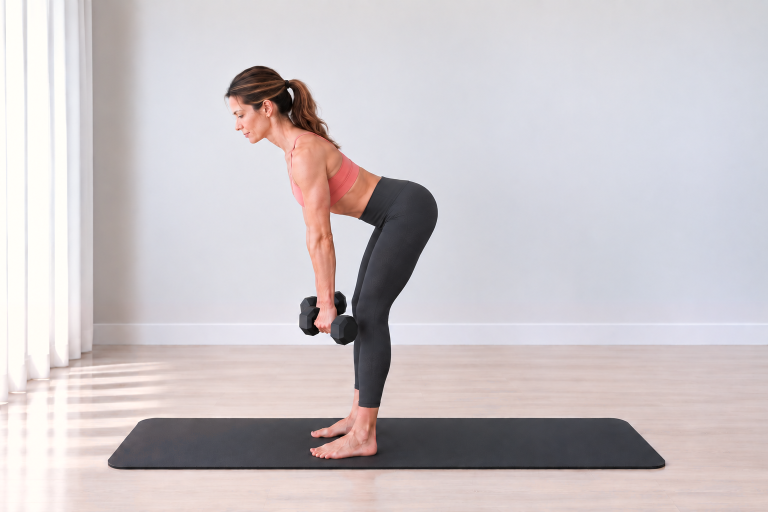
#> input picture Pilates Assets/02_Exercise_Cards/Bent Over Row/bent_over_row_start.png, 1536 x 1024 px, found by its file name (shown at 1/2 size)
$ python build_bent_over_row_cards.py
#> lines starting #> are read from the running program, lines starting #| are printed output that depends on the picture
#> in draw_guide, start is the input picture: PIL image 1536x1024 RGB; mean R, G, B 203.2, 196.4, 199.4
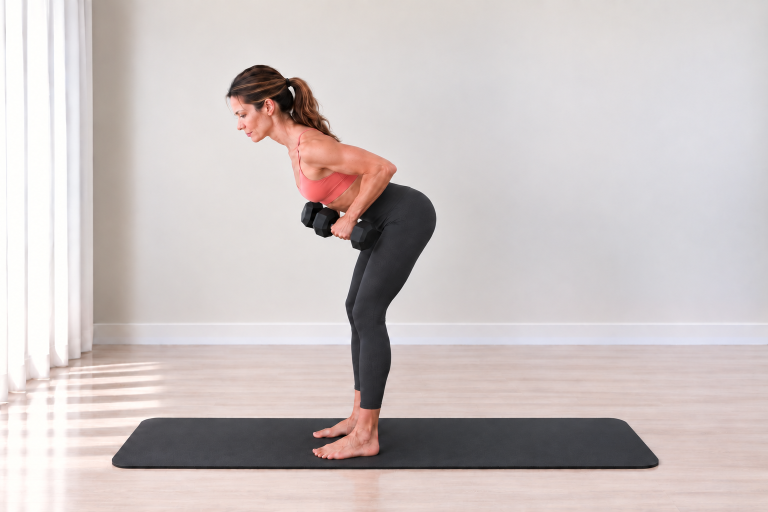
#> input picture Pilates Assets/02_Exercise_Cards/Bent Over Row/bent_over_row_hero.png, 1536 x 1024 px, found by its file name (shown at 1/2 size)
#> in draw_guide, hero is the input picture: PIL image 1536x1024 RGB; mean R, G, B 204.2, 195.3, 194.5
# -*- coding: utf-8 -*-
import sys
from pathlib import Path
from PIL import Image, ImageDraw, ImageFont

BASE = Path(__file__).resolve().parent
START = BASE / "bent_over_row_start.png"
HERO = BASE / "bent_over_row_hero.png"
GUIDE = BASE / "bent_over_row_guide_card_v02.png"
STEP = BASE / "bent_over_row_step_by_step_v02.png"

FONT_REG = r"C:\Windows\Fonts\arial.ttf"
FONT_BOLD = r"C:\Windows\Fonts\arialbd.ttf"

BG = (244, 251, 250)
WHITE = (255, 255, 255)
INK = (36, 45, 48)
MUTED = (88, 103, 106)
TURQ = (28, 181, 176)
TURQ_DARK = (0, 124, 124)
BORDER = (202, 230, 228)
PILL_BG = (228, 247, 245)
WARN_BG = (255, 246, 244)
WARN_BORDER = (247, 203, 198)
WARN = (213, 86, 80)


def f(size, bold=False):
    return ImageFont.truetype(FONT_BOLD if bold else FONT_REG, size)


def text_box(draw, text, font):
    box = draw.textbbox((0, 0), text, font=font)
    return box[2] - box[0], box[3] - box[1]


def wrap(draw, text, font, width):
    lines = []
    for paragraph in text.split("\n"):
        words = paragraph.split()
        line = ""
        for word in words:
            candidate = word if not line else f"{line} {word}"
            if text_box(draw, candidate, font)[0] <= width:
                line = candidate
            else:
                if line:
                    lines.append(line)
                line = word
        if line:
            lines.append(line)
    return lines


def draw_wrap(draw, xy, text, font, fill, width, gap=7):
    x, y = xy
    for line in wrap(draw, text, font, width):
        draw.text((x, y), line, font=font, fill=fill)
        y += text_box(draw, line, font)[1] + gap
    return y


def card(draw, box, radius=24, fill=WHITE, outline=BORDER, width=2):
    draw.rounded_rectangle(box, radius=radius, fill=fill, outline=outline, width=width)


def cover_crop(img, size, y_bias=0.0):
#> called with size = (680, 393), y_bias = 0.22
    w, h = img.size
#> w = 1536; h = 1024
    tw, th = size
    scale = max(tw / w, th / h)
#> scale = 0.443
    nw, nh = int(round(w * scale)), int(round(h * scale))
#> nw = 680; nh = 453
    resized = img.resize((nw, nh), Image.LANCZOS)
    left = (nw - tw) // 2
#> left = 0
    center_top = (nh - th) / 2
#> center_top = 30
    top = int(round(center_top + y_bias * max(0, nh - th)))
#> top = 43
    top = max(0, min(top, nh - th))
    return resized.crop((left, top, left + tw, top + th))


def paste_photo(canvas, img, xy, size, radius=20, y_bias=0.2):
    crop = cover_crop(img, size, y_bias).convert("RGBA")
    mask = Image.new("L", size, 0)
#> mask: PIL image 680x393 L; every value is 0
    md = ImageDraw.Draw(mask)
    md.rounded_rectangle((0, 0, size[0], size[1]), radius=radius, fill=255)
    canvas.paste(crop, xy, mask)
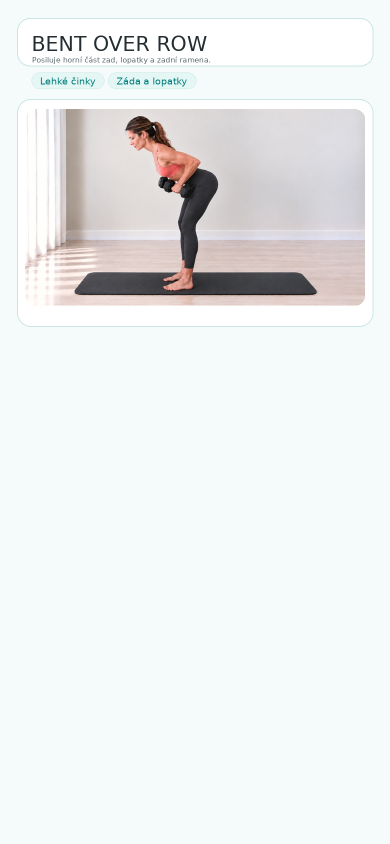
#> canvas: PIL image 780x1688 RGB (shown at 1/2 size); mean R, G, B 235.1, 238.6, 237.8


def pill(draw, x, y, text):
    font = f(19, True)
    tw, th = text_box(draw, text, font)
    draw.rounded_rectangle((x, y, x + tw + 34, y + 32), radius=16, fill=PILL_BG, outline=BORDER, width=1)
    draw.text((x + 17, y + 6), text, font=font, fill=TURQ_DARK)
    return x + tw + 46


def number(draw, x, y, value, r=16, fill=TURQ):
    draw.ellipse((x, y, x + 2 * r, y + 2 * r), fill=fill)
    font = f(17, True)
    tw, th = text_box(draw, value, font)
    draw.text((x + r - tw / 2, y + r - th / 2 - 1), value, font=font, fill=WHITE)


def draw_warning_icon(draw, x, y, size=22):
    pts = [(x + size / 2, y), (x + size, y + size), (x, y + size)]
    draw.line([pts[0], pts[1], pts[2], pts[0]], fill=WARN, width=3)
    draw.line((x + size / 2, y + 7, x + size / 2, y + 14), fill=WARN, width=3)
    draw.ellipse((x + size / 2 - 1.5, y + 18, x + size / 2 + 1.5, y + 21), fill=WARN)


def draw_info_icon(draw, kind, x, y, size=22):
    if kind == "breath":
        draw.arc((x, y + 2, x + size, y + size), 40, 315, fill=TURQ_DARK, width=3)
        draw.line((x + size - 3, y + 7, x + size, y + 2), fill=TURQ_DARK, width=3)
        draw.line((x + size - 3, y + 7, x + size - 9, y + 6), fill=TURQ_DARK, width=3)
    elif kind == "focus":
        draw.ellipse((x + 2, y + 2, x + size - 2, y + size - 2), outline=TURQ_DARK, width=3)
        draw.ellipse((x + 8, y + 8, x + size - 8, y + size - 8), fill=TURQ_DARK)
    else:
        draw.arc((x + 1, y + 3, x + size - 1, y + size - 1), 200, 35, fill=TURQ_DARK, width=3)
        draw.line((x + size - 2, y + size / 2, x + size - 7, y + size / 2 - 5), fill=TURQ_DARK, width=3)
        draw.line((x + size - 2, y + size / 2, x + size - 8, y + size / 2 + 4), fill=TURQ_DARK, width=3)


def draw_guide():
    start = Image.open(START).convert("RGB")
    hero = Image.open(HERO).convert("RGB")
    im = Image.new("RGB", (780, 1688), BG)
    d = ImageDraw.Draw(im)

    card(d, (34, 36, 746, 132), radius=26)
    d.text((63, 63), "BENT OVER ROW", font=f(41, True), fill=INK)
    d.text(
        (64, 111),
        "Posiluje horní část zad, lopatky a zadní ramena.",
        font=f(15),
        fill=MUTED,
    )
    pill(d, 63, 145, "Lehké činky")
    pill(d, 216, 145, "Záda a lopatky")

    card(d, (34, 198, 746, 653), radius=28)
    paste_photo(im, hero, (50, 218), (680, 393), radius=22, y_bias=0.22)

    mini = [
        ("1", "START", "Činky pod rameny", start),
        ("2", "PŘÍTAH", "Lokty dozadu", hero),
        ("3", "NÁVRAT", "Kontrolovaně dolů", start),
    ]
    mini_y, mini_w, mini_h, gap = 684, 220, 194, 20
    for idx, (num, title, body, pic) in enumerate(mini):
        x = 34 + idx * (mini_w + gap + 20)
        if idx == 1:
            x = 280
        elif idx == 2:
            x = 526
        card(d, (x, mini_y, x + mini_w, mini_y + mini_h), radius=20)
        paste_photo(im, pic, (x + 12, mini_y + 12), (mini_w - 24, 104), radius=14, y_bias=0.15)
        number(d, x + 14, mini_y + 14, num)
        tw, _ = text_box(d, title, f(18, True))
        d.text((x + (mini_w - tw) / 2, mini_y + 125), title, font=f(18, True), fill=INK)
        tw, _ = text_box(d, body, f(16))
        d.text((x + (mini_w - tw) / 2, mini_y + 153), body, font=f(16), fill=MUTED)
#> this loop made 3 passes
#> (num, title, body) on passes 1 to 3: ('1', 'START', 'Činky pod rameny'), ('2', 'PŘÍTAH', 'Lokty dozadu'), ('3', 'NÁVRAT', 'Kontrolovaně dolů')
#> pass 1, in paste_photo (call 2), `crop = cover_crop(img, size, y_bias).convert("RGBA")`:
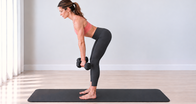
#> crop: PIL image 196x104 RGBA; mean R, G, B, A 198.6, 191.7, 195, 255

    infos = [
        ("breath", "DECH", "Výdech při přítahu.\nNádech při návratu."),
        ("focus", "ZAMĚŘ SE", "Záda dlouhá, ramena\ndaleko od uší."),
        ("repeat", "OPAKOVÁNÍ", "Plynule podle dávky\nv tréninku."),
    ]
    info_y, info_w, info_h = 918, 220, 142
    for idx, (icon, title, body) in enumerate(infos):
        x = 34 + idx * 240
        card(d, (x, info_y, x + info_w, info_y + info_h), radius=20)
        draw_info_icon(d, icon, x + 18, info_y + 22, 20)
        d.text((x + 47, info_y + 21), title, font=f(18, True), fill=TURQ_DARK)
        draw_wrap(d, (x + 18, info_y + 62), body, f(18), INK, info_w - 36, gap=5)

    card(d, (34, 1092, 746, 1412), radius=24)
    d.text((63, 1125), "JAK PROVÉST", font=f(28, True), fill=INK)
    steps = [
        "Postav se na šířku kyčlí, lehce pokrč kolena a posuň boky dozadu.",
        "S výdechem veď lokty dozadu těsně kolem trupu a přitáhni činky k dolním žebrům.",
        "S nádechem spouštěj činky kontrolovaně zpět pod ramena bez změny úhlu trupu.",
    ]
    y = 1170
    for idx, text in enumerate(steps, 1):
        number(d, 64, y + 4, str(idx), r=15, fill=(222, 247, 246))
        d.text((76, y + 11), str(idx), font=f(15, True), fill=TURQ_DARK)
        y = draw_wrap(d, (108, y), text, f(21), INK, 585, gap=7) + 17
#> this loop made 3 passes
#> y on passes 1 to 3: 1242, 1316, 1389
#> after the loop, y = 1389

    card(d, (34, 1442, 746, 1618), radius=24, fill=WARN_BG, outline=WARN_BORDER, width=2)
    draw_warning_icon(d, 56, 1466, 22)
    d.text((92, 1462), "HLÍDEJ SI", font=f(21, True), fill=INK)
    draw_wrap(
        d,
        (63, 1510),
        "Nekulať ani nadměrně neprohýbej záda. Nezvedej ramena k uším, neroztahuj lokty do stran a nezalamuj zápěstí.",
        f(21),
        INK,
        635,
        gap=8,
    )
    d.text((54, 1644), "Pilates Body 40+", font=f(13), fill=MUTED)
    im.save(GUIDE)


def draw_step():
    start = Image.open(START).convert("RGB")
    hero = Image.open(HERO).convert("RGB")
    im = Image.new("RGB", (780, 2280), BG)
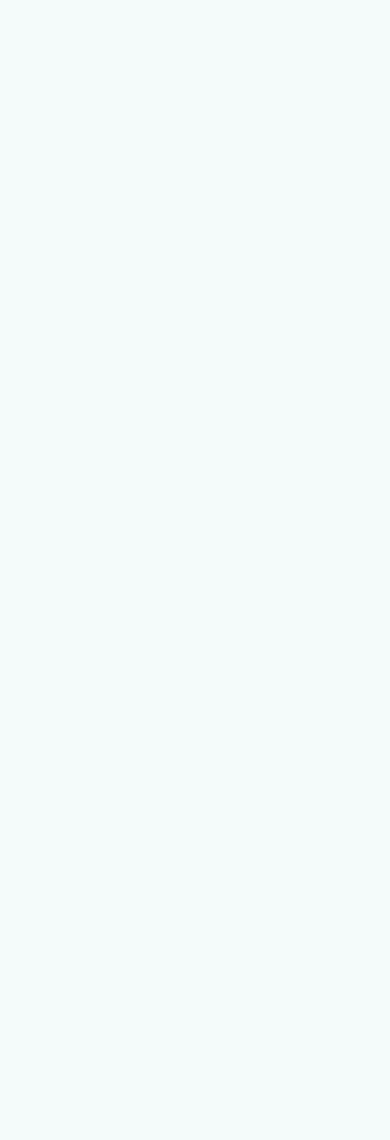
#> im: PIL image 780x2280 RGB (shown at 1/2 size); mean R, G, B 244, 251, 250
    d = ImageDraw.Draw(im)

    card(d, (32, 31, 736, 113), radius=25)
    d.text((56, 52), "Krok za krokem", font=f(39, True), fill=INK)
    d.text((56, 93), "BENT OVER ROW", font=f(14, True), fill=TURQ_DARK)

    rows = [
        ("KROK 1", "START", "Postav se na šířku kyčlí. Kolena lehce pokrč, boky posuň dozadu a předkloň se z kyčlí. Paže nech natažené, činky pod rameny.", start),
        ("KROK 2", "PŘÍTAH", "S výdechem veď lokty dozadu těsně kolem trupu. Přitáhni činky k dolním žebrům a lopatky jemně stáhni k sobě a dolů.", hero),
        ("KROK 3", "NÁVRAT", "S nádechem spouštěj činky kontrolovaně dolů. Natáhni paže zpět pod ramena a udrž stabilní pánev i neutrální záda.", start),
    ]
    y = 145
    for label, title, body, pic in rows:
        card(d, (32, y, 736, y + 562), radius=24)
        d.rounded_rectangle((56, y + 28, 146, y + 58), radius=15, fill=PILL_BG, outline=BORDER, width=1)
        d.text((68, y + 35), label, font=f(15, True), fill=TURQ_DARK)
        d.text((56, y + 83), title, font=f(27, True), fill=INK)
        paste_photo(im, pic, (56, y + 132), (648, 300), radius=18, y_bias=0.28)
        draw_wrap(d, (56, y + 452), body, f(19), INK, 648, gap=7)
        y += 580
#> this loop made 3 passes
#> (label, title, y) on passes 1 to 3: ('KROK 1', 'START', 725), ('KROK 2', 'PŘÍTAH', 1305), ('KROK 3', 'NÁVRAT', 1885)
#> pass 1, in paste_photo (call 5), `crop = cover_crop(img, size, y_bias).convert("RGBA")`:
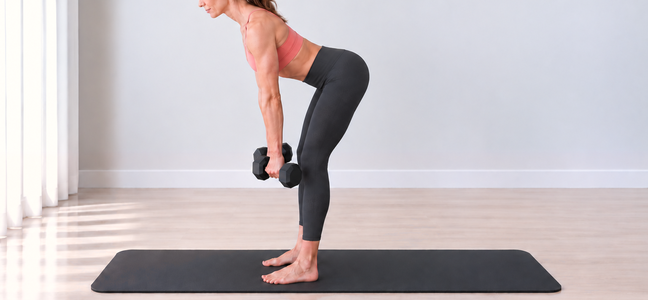
#> crop: PIL image 648x300 RGBA; mean R, G, B, A 197.2, 189.8, 192.9, 255
#> after the loop:
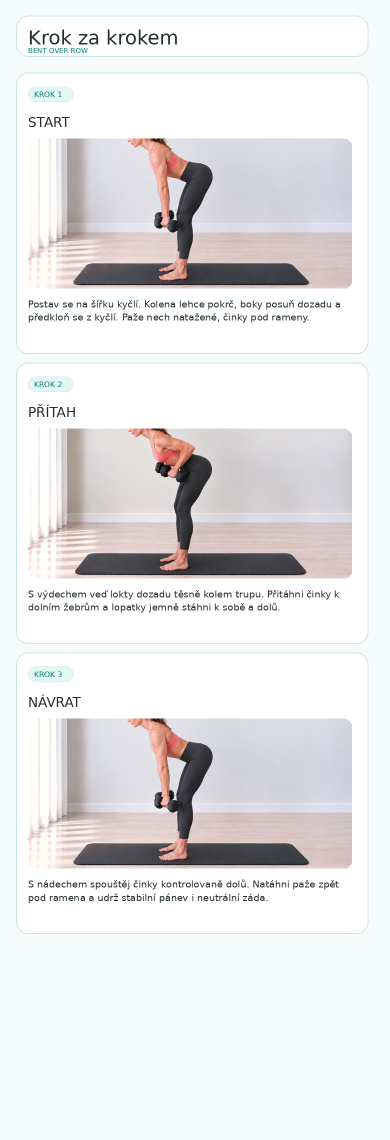
#> im: PIL image 780x2280 RGB (shown at 1/2 size); mean R, G, B 229.9, 229.8, 230.2
#> after the loop, y = 1885

    card(d, (32, 1885, 736, 2200), radius=24, fill=WARN_BG, outline=WARN_BORDER, width=2)
    draw_info_icon(d, "breath", 56, 1917, 22)
    d.text((92, 1916), "DECH", font=f(22, True), fill=INK)
    draw_wrap(d, (56, 1963), "Výdech při přítahu. Nádech při návratu.", f(21), INK, 645, gap=8)
    draw_warning_icon(d, 56, 2035, 22)
    d.text((92, 2032), "HLÍDEJ SI", font=f(22, True), fill=INK)
    draw_wrap(
        d,
        (56, 2084),
        "Nešvihej trupem, neprováděj bicepsový zdvih a nezalamuj zápěstí. Ramena drž daleko od uší a lokty netahej široce do stran.",
        f(21),
        INK,
        645,
        gap=8,
    )
    d.text((48, 2228), "Pilates Body 40+", font=f(13), fill=MUTED)
    im.save(STEP)
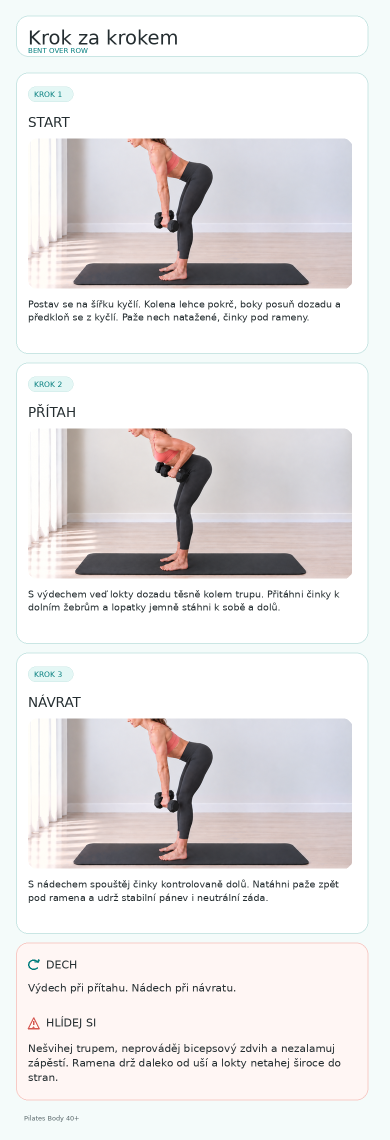
#> saved as bent_over_row_step_by_step_v02.png: PIL image 780x2280 RGB (shown at 1/2 size); mean R, G, B 230.2, 228.1, 228.4


if __name__ == "__main__":
    target = sys.argv[1] if len(sys.argv) > 1 else "all"
    if target in ("all", "guide"):
        draw_guide()
    if target in ("all", "step"):
        draw_step()
